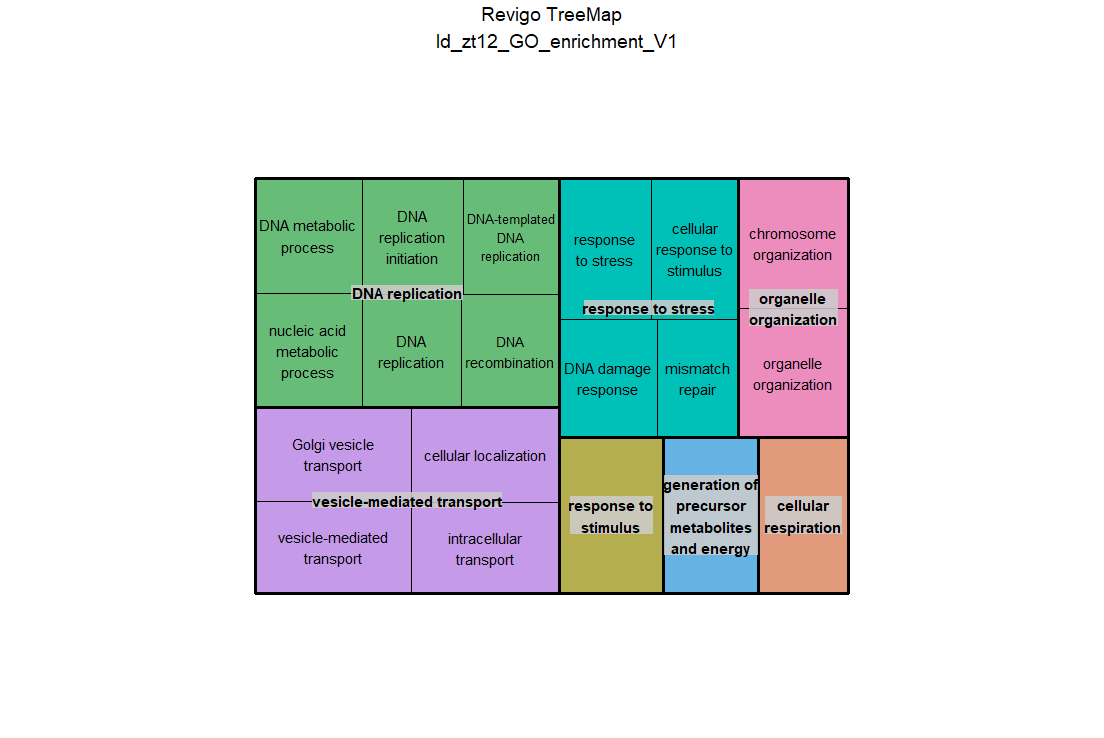

Source code (R):
# A treemap R script produced by the Revigo server at http://revigo.irb.hr/
# If you found Revigo useful in your work, please cite the following reference:
# Supek F et al. "REVIGO summarizes and visualizes long lists of Gene Ontology
# terms" PLoS ONE 2011. doi:10.1371/journal.pone.0021800

# author: Anton Kratz <anton.kratz@gmail.com>, RIKEN Omics Science Center, Functional Genomics Technology Team, Japan
# created: Fri, Nov 02, 2012  7:25:52 PM
# last change: Fri, Nov 09, 2012  3:20:01 PM

# -----------------------------------------------------------------------------
# If you don't have the treemap package installed, uncomment the following line:
# install.packages( "treemap" );
library(treemap) 								# treemap package by Martijn Tennekes

# Set the working directory if necessary
# setwd("C:/Users/username/workingdir");

# --------------------------------------------------------------------------
# Here is your data from Revigo. Scroll down for plot configuration options.

revigo.names <- c("term_ID","description","frequency","uniqueness","dispensability","representative");
revigo.data <- rbind(c("GO:0006091","generation of precursor metabolites and energy",2.62835465282124,0.9102261246014218,0,"generation of precursor metabolites and energy"),
c("GO:0006260","DNA replication",1.444034747678592,0.6824670472247882,0.09137804,"DNA replication"),
c("GO:0006259","DNA metabolic process",5.803533415077551,0.7550792220687408,0.48915168,"DNA replication"),
c("GO:0006261","DNA-templated DNA replication",0.5186580111461646,0.6917322126709137,0.5645601,"DNA replication"),
c("GO:0006270","DNA replication initiation",0.12078027409857843,0.7237607031267809,0.69721437,"DNA replication"),
c("GO:0006310","DNA recombination",1.6570433606239807,0.6784610159335688,0.6432088,"DNA replication"),
c("GO:0090304","nucleic acid metabolic process",19.07620852119602,0.7515992339931726,0.37371736,"DNA replication"),
c("GO:0006950","response to stress",4.90663876400189,0.7969561336296764,-0,"response to stress"),
c("GO:0006298","mismatch repair",0.15569186687613623,0.5882452268966835,0.66277719,"response to stress"),
c("GO:0006974","DNA damage response",2.609069457039582,0.7086658477640408,0.49168104,"response to stress"),
c("GO:0051716","cellular response to stimulus",12.016805727629972,0.7570253006817049,0.63796693,"response to stress"),
c("GO:0006996","organelle organization",3.543576559632832,0.8683218448670481,0.01400691,"organelle organization"),
c("GO:0051276","chromosome organization",1.2297688384231882,0.8798190280350966,0.60852115,"organelle organization"),
c("GO:0016192","vesicle-mediated transport",1.624410201635736,0.8865782532505639,-0,"vesicle-mediated transport"),
c("GO:0046907","intracellular transport",2.0388822542670906,0.8293165600186868,0.37826542,"vesicle-mediated transport"),
c("GO:0048193","Golgi vesicle transport",0.41485123723278794,0.8995486946861074,0.28721532,"vesicle-mediated transport"),
c("GO:0051641","cellular localization",3.7434567372987795,0.8597142991486474,0.36665687,"vesicle-mediated transport"),
c("GO:0045333","cellular respiration",1.1686502677974617,0.8585787211547435,0.08898752,"cellular respiration"),
c("GO:0050896","response to stimulus",14.674014998147983,1,-0,"response to stimulus"));

stuff <- data.frame(revigo.data);
names(stuff) <- revigo.names;

stuff$frequency <- as.numeric( as.character(stuff$frequency) );
stuff$uniqueness <- as.numeric( as.character(stuff$uniqueness) );
stuff$dispensability <- as.numeric( as.character(stuff$dispensability) );

# check the tmPlot command documentation for all possible parameters - there are a lot more
treemap(
  stuff,
  index = c("representative","description"),
  vSize = "uniqueness",
  type = "categorical",
  vColor = "representative",
  title = "Revigo TreeMap
  ld_zt12_GO_enrichment_V1",
  inflate.labels = FALSE,      # set this to TRUE for space-filling group labels - good for posters
  lowerbound.cex.labels = 0,   # try to draw as many labels as possible (still, some small squares may not get a label)
  position.legend = "none"
)

dev.off()
